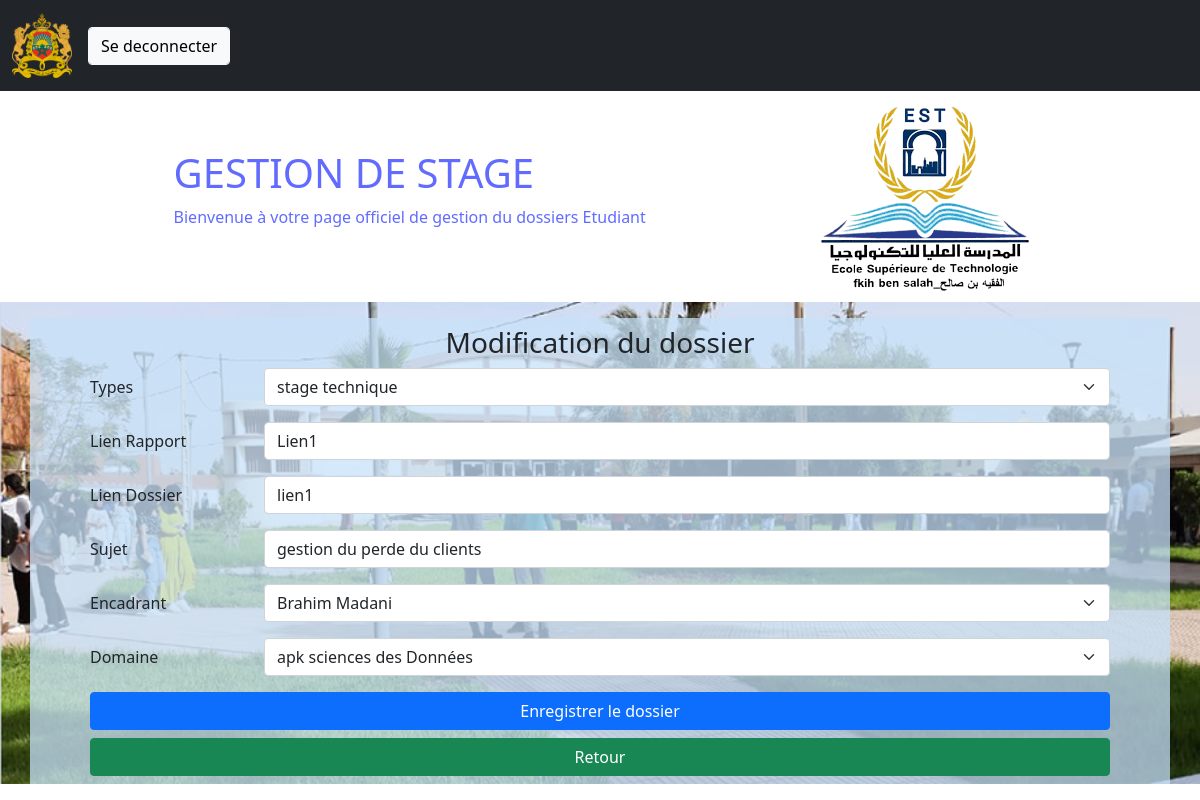
Screenshot of /updatedossier/2 (signed in) with the database file from the repository.
### manager/models.py (models this page shows, shortened)
class Dossiers(models.Model):
    TYPES = (
        ("1", "Stage d'initiation"),
        ('2', 'stage technique'),
        ('3', 'stage PFE'),
        ('4', 'Stage Professionel'),
    )
    NIVEAUX = (
        ("1ere Annee", "1ere Annee"),
        ("2eme Annee", "2eme Annee"),
        ('Licence Professionelle', 'Licence Professionelle'),
    )
    Type = models.CharField(max_length=50, choices=TYPES)
    Rapport = models.CharField(max_length=100, null=False, blank=False)
    Doss= models.CharField(max_length=100, null=False, blank=False)
    Sujet = models.CharField(max_length=100, null=False, blank=False)
    Encadrant = models.CharField(max_length=100, null=False, blank=False)
    Domaine = models.CharField(max_length=100, null=False, blank=False)
    Nom_filiere = models.CharField(max_length=100)
    Year = models.DateField(auto_now=False, auto_now_add=False)
    Niveau = models.CharField(max_length=50, choices = NIVEAUX)
    Student = models.ForeignKey(Student, on_delete=models.CASCADE)
    ValidationProf = models.BooleanField(default=False)
    ValidationAdmin = models.BooleanField(default=False)
    RemarqueProf = models.CharField(max_length=255, blank=True, null=True)
    RemarqueAdmin = models.CharField(max_length=255, blank=True, null=True)
    class Meta:
        ordering=['Type']

class User(AbstractUser):
    class Role(models.TextChoices):
        ADMIN="ADMIN", 'ADMIN'
        PROF="PROF", 'PROF'
        ETUDIANT="ETUDIANT", 'ETUDIANT'
    SEX = (
        ("Male", "Male"),
        ('Female', 'Female'),
    )
    base_role=Role.ADMIN
    base_role1=Role.ETUDIANT
    role = models.CharField(max_length = 20, choices= Role)
    Sex =  models.CharField(max_length = 10, choices=SEX)
    adresse=models.TextField(max_length=150,null=True)
    tel=models.CharField(max_length=40,null=True)
    Napog=models.IntegerField(default=0,null=True)
    CNE=models.CharField(max_length=50,null=True)
    dateN= models.DateField(auto_now=False, auto_now_add=False, null=True)
    lieuxN = models.CharField(max_length=50,null=True)
    SPC = models.CharField(max_length = 50,null=True)

class Domaine(models.Model):
    NomDomaine = models.CharField(max_length=100)
    filiere = models.ForeignKey( Filiere , on_delete=models.CASCADE)

### manager/views.py (the view, shortened to what this page needs)
# urls.py: path('updatedossier/<int:pk>', views.updatedossier, name='updatedossier'),
def updatedossier(request, pk):
    dossier = Dossiers.objects.get(pk=pk)
    f=Filiere.objects.get(Nom_filiere=dossier.Nom_filiere)
    sf = StudenttFiliere.objects.get(Etudiant = request.user, Niveau=dossier.Niveau, Year=f'{dossier.Year.year}-01-01' , Filiere=f)
    d = Domaine.objects.filter(filiere = sf.Filiere.pk)
    pfs=Prof_Filiere.objects.filter(Niveau=dossier.Niveau , filiere=f)
    profs=[]
    for pf in pfs:
        data={'prof':pf.prof, 'name':pf.prof.first_name+' '+pf.prof.last_name}
        profs.append(data)
    context = { 'dossier':dossier, 'TypesStage': Dossiers.TYPES , 'domaines': d, 'profs':profs}
    return render(request, 'manager/updatedossier.html', context=context)

### templates/manager/updatedossier.html (shortened to what this page needs)
{% extends 'manager/base.html' %}
{% block content %}
<div class="form container">
  <h3> Modification du dossier</h3>
  <form action="{% url 'updatedossier' pk=dossier.pk %}" method="POST">
    <div class="mb-3 row">
      <label for="Rapport" class="col-sm-2 col-form-label">Types</label>
      <div class="col-sm-10">
        <select class="form-select" name="Type">
          {% for choice in TypesStage %}
            <option value="{{ choice.0 }}"{% if choice.0 == dossier.Type %} selected {%endif%}>{{ choice.1 }}</option>
        {% endfor %}
        </select>
      </div>
    </div>
    <div class="mb-3 row">
      <label for="Rapport" class="col-sm-2 col-form-label">Lien Rapport</label>
      <div class="col-sm-10">
        <input type="text" class="form-control" id="Rapport" name="Rapport" value="{{ dossier.Rapport }}" />
      </div>
    </div>
    <div class="mb-3 row">
      <label for="Dossier" class="col-sm-2 col-form-label">Lien Dossier</label>
      <div class="col-sm-10">
        <input type="text" class="form-control" id="Dossier" name="Dossier" value="{{ dossier.Doss }}" />
      </div>
    </div>
    <div class="mb-3 row">
      <label for="Sujet" class="col-sm-2 col-form-label">Sujet</label>
      <div class="col-sm-10">
        <input type="text" class="form-control" id="Sujet" name="Sujet" value="{{ dossier.Sujet }}" />
      </div>
    </div>
    <div class="mb-3 row">
      <label for="Rapport" class="col-sm-2 col-form-label">Encadrant</label>
      <div class="col-sm-10">
        <select class="form-select" name="Encadrant">
          {% for prof in profs %}
            <option value="{{  prof.prof.first_name }} {{  prof.prof.last_name }}" {% if  prof.name  == dossier.Encadrant  %} selected {%endif%}>{{  prof.prof.first_name }} {{  prof.prof.last_name }}</option>
        {% endfor %}
        </select>
      </div>
    </div>
    <div class="mb-3 row">
      <label for="Rapport" class="col-sm-2 col-form-label">Domaine</label>
      <div class="col-sm-10">
        <select class="form-select" name="Domaine">
          {% for Domain in domaines %}
            <option value="{{  Domain.NomDomaine }}" {% if Domain.NomDomaine == dossier.Domaine %} selected {%endif%}>{{  Domain.NomDomaine }}</option>
        {% endfor %}
        </select>
      </div>
    </div>
    <div class="d-grid gap-2">
      <button class="btn btn-primary" type="submit">Enregistrer le dossier</button>
    </div>
    <div class="d-grid gap-2">
      <a class="btn btn-success mt-2" href="{% url 'home' dossier.Niveau dossier.Nom_filiere  dossier.Year.year None %}">Retour</a>
    </div>
  </form>
</div>
{% endblock content %}

### rows the page displays
Dossiers: Type "stage technique", Rapport "Lien1", Dossier "lien1", Sujet "gestion du perde du clients", Encadrant "Brahim Madani", Domaine "apk sciences des Données"
